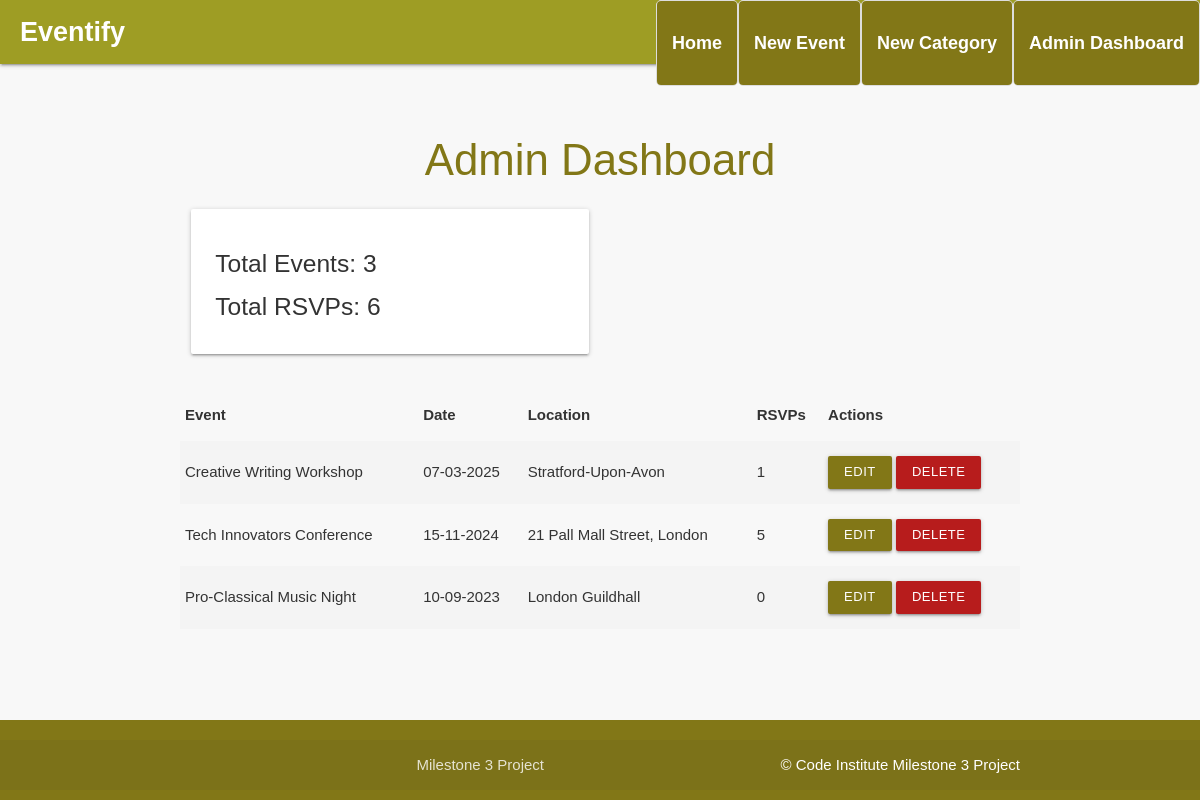
Before: /admin_dashboard with the older database file.
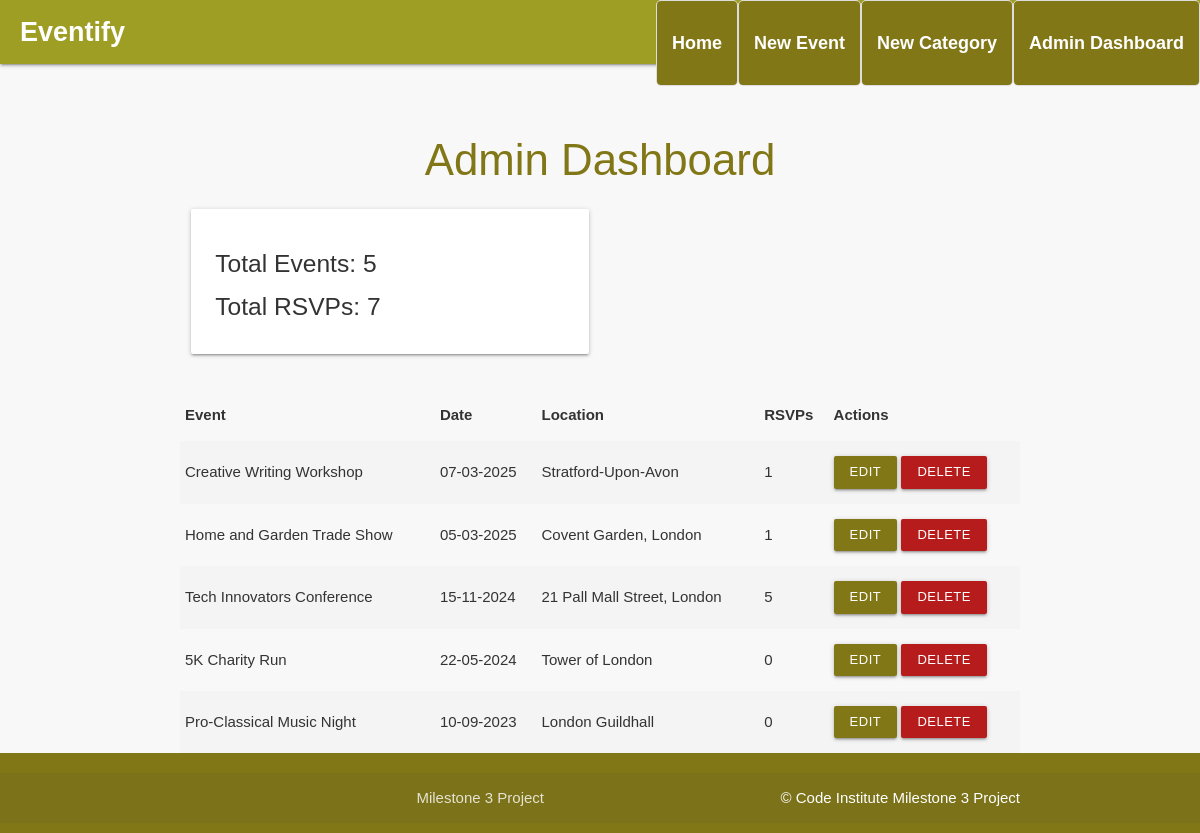
After: the same page with the newer database file.
### eventify/models.py (models this page shows, shortened)
class Event(db.Model):
    id = db.Column(db.Integer, primary_key=True)
    title = db.Column(db.String(100), unique=True, nullable=False)
    description = db.Column(db.Text, nullable=False)
    date = db.Column(db.DateTime, nullable=False)
    time = db.Column(db.String(8), nullable=False)
    location = db.Column(db.String(200), nullable=False)
    created_at = db.Column(db.DateTime, default=db.func.now(), nullable=False)
    featured = db.Column(db.Boolean, default=False)
    category_id = db.Column(db.Integer, db.ForeignKey('category.id'), nullable=True)
    image_file = db.Column(db.String(120), nullable=True)  # Ensure this line is included

### eventify/routes.py (the view)
@app.route("/admin_dashboard")
def admin_dashboard():
    events = Event.query.order_by(Event.date.desc()).all()  # Fetch all events ordered by date
    rsvp_counts = {event.id: RSVP.query.filter_by(event_id=event.id).count() for event in events}  # Count RSVPs per event
    total_events = len(events)
    total_rsvps = sum(rsvp_counts.values())
    return render_template("admin_dashboard.html", events=events, rsvp_counts=rsvp_counts, total_events=total_events, total_rsvps=total_rsvps)

### eventify/__init__.py (called while the page is built)
@app.context_processor
def inject_user():
    return dict(user=current_user)

### eventify/templates/admin_dashboard.html (shortened to what this page needs)
{% extends "base.html" %}
{% block content %}
    <h3 class="center-align lime-text text-darken-4">Admin Dashboard</h3>
    <div class="row">
        <div class="col s12 m6">
            <div class="card-panel">
                <h5>Total Events: {{ total_events }}</h5>
                <h5>Total RSVPs: {{ total_rsvps }}</h5>
            </div>
        </div>
    </div>
    <table class="striped">
        <thead>
            <tr>
                <th>Event</th>
                <th>Date</th>
                <th>Location</th>
                <th>RSVPs</th>
                <th>Actions</th>
            </tr>
        </thead>
        <tbody>
            {% for event in events %}
            <tr>
                <td>{{ event.title }}</td>
                <td>{{ event.date.strftime('%d-%m-%Y') }}</td>
                <td>{{ event.location }}</td>
                <td>{{ rsvp_counts[event.id] }}</td>
                <td>
                    <a href="{{ url_for('edit_event', event_id=event.id) }}" class="btn-small lime darken-4">Edit</a>
                    <a href="{{ url_for('delete_event', event_id=event.id) }}" class="btn-small red darken-4" onclick="return confirm('Are you sure?');">Delete</a>
                </td>
            </tr>
            {% endfor %}
        </tbody>
    </table>
{% endblock %}

### eventify/templates/base.html (shortened to what this page needs)
<!DOCTYPE html>
<html lang="en">
<head>
    <link rel="stylesheet" href="https://cdnjs.cloudflare.com/ajax/libs/font-awesome/5.15.3/css/all.min.css"
>
    <link rel="stylesheet" href="https://cdnjs.cloudflare.com/ajax/libs/materialize/1.0.0/css/materialize.min.css"
        type="text/css">
    <link rel="stylesheet" href="{{ url_for('static', filename='css/style.css') }}" type="text/css">
</head>
<body>
<header>
    <nav class="lime darken-3">
        <div class="nav-wrapper">
            <a href="{{ url_for('home') }}" class="brand-logo white-text">Eventify</a>
            <ul class="right hide-on-med-and-down">
                <li><a href="{{ url_for('home') }}" class="white-text nav-link-custom">Home</a></li>
                <li><a href="{{ url_for('add_event') }}" class="white-text nav-link-custom">New Event</a></li>
                <li><a href="{{ url_for('add_category') }}" class="white-text nav-link-custom">New Category</a></li>
                <li><a href="{{ url_for('admin_dashboard') }}" class="white-text nav-link-custom">Admin Dashboard</a></li>
            </ul>
        </div>
    </nav>
</header>
    <main class="container">
        {% block content %}
        {% endblock %}
    </main>
    <footer class="page-footer lime darken-4">
        <div class="footer-copyright">
            <div class="container">
                Milestone 3 Project
                <a class="white-text right" href="https://codeinstitute.net" target="_blank">&copy; Code Institute Milestone 3 Project</a>
            </div>
        </div>
    </footer>
</body>
</html>

### eventify/static/css/style.css (style rules this page uses)
body { display: flex; min-height: 100vh; flex-direction: column; font-family: Arial, sans-serif; background-color: #f8f8f8; color: #333; }
main { flex: 1 0 auto; }
a { color: #827717; text-decoration: none; }
nav ul li a { color: white; font-weight: bold; }
nav .brand-logo { font-size: 1.8rem; font-weight: bold; padding-left: 20px; }
footer { background-color: #827717; padding: 10px 0; color: white; text-align: center; }
main.container { margin-top: 20px; }
ul { list-style-type: none; padding: 0; }
ul li { background-color: #fff; border: 1px solid #ddd; padding: 10px; margin-bottom: 10px; border-radius: 5px; }
ul li a { font-size: 1.2rem; font-weight: bold; }
.nav-link-custom { background-color: #827717; padding: 10px 15px; border-radius: 4px; transition: background-color 0.3s ease; }
.center-align { margin-top: 20px; }

Changed rows visible on the page:
added Event: title "Home and Garden Trade Show", date "05-03-2025", location "Covent Garden, London", featured "1"
added Event: title "5K Charity Run", date "22-05-2024", location "Tower of London", featured "0"
Other visible differences:
{{ total_events }}: "3" → "5"
{{ total_rsvps }}: "6" → "7"
